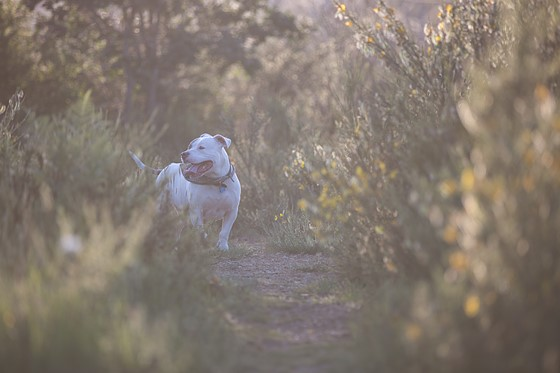
//> input picture adaptiveANDothers/colored.jpeg, 560 x 373 px
$ ./hist_equalization_colored   (built with g++ and OpenCV 4)
//> lines starting //> are read from the running program, lines starting //| are printed output that depends on the picture
#include "opencv2/imgcodecs.hpp"
#include "opencv2/highgui.hpp"
#include "opencv2/imgproc.hpp"
#include <iostream>
#include <vector>

int main() {

    cv::Mat image = cv::imread("colored.jpeg", cv::IMREAD_COLOR);
//> image is the input picture: 373 rows x 560 cols, CV_8UC3; mean B, G, R 110.8, 120.1, 130.8
    cv::Mat channels[3];
    cv::Mat dest[3];
    cv::split(image, channels);
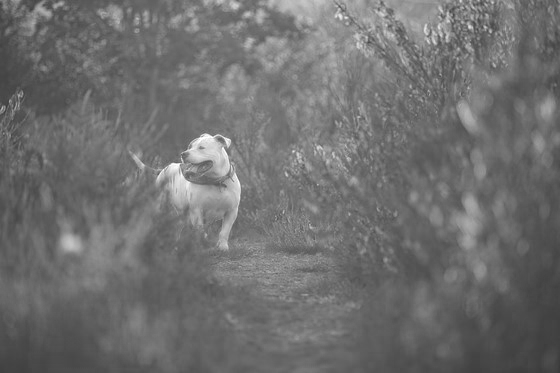
//> channels[0]: 373 rows x 560 cols, CV_8UC1; min 57, max 255, mean 110.8
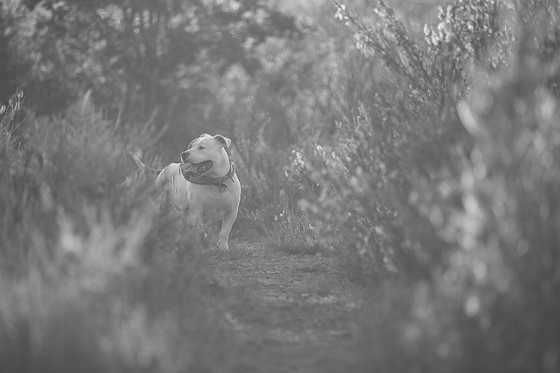
//> channels[1]: 373 rows x 560 cols, CV_8UC1; min 64, max 245, mean 120.1
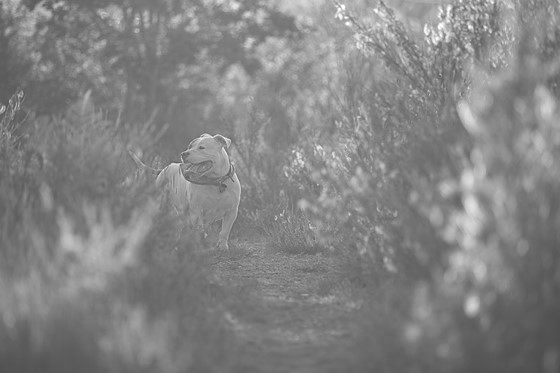
//> channels[2]: 373 rows x 560 cols, CV_8UC1; min 76, max 255, mean 130.8
    cv::equalizeHist(channels[0], dest[0]);
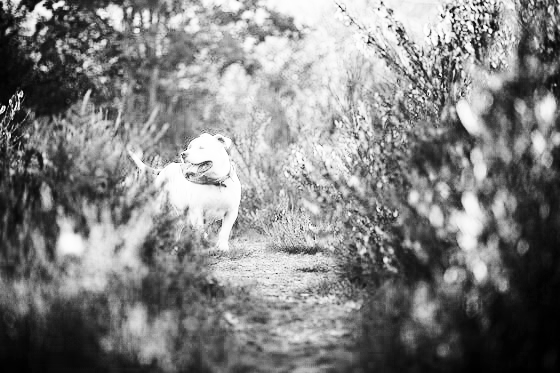
//> dest[0]: 373 rows x 560 cols, CV_8UC1; min 0, max 255, mean 129.3
    cv::equalizeHist(channels[1], dest[1]);
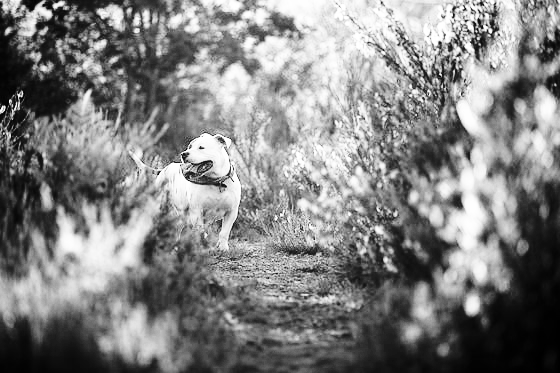
//> dest[1]: 373 rows x 560 cols, CV_8UC1; min 0, max 255, mean 129.3
    cv::equalizeHist(channels[2], dest[2]);
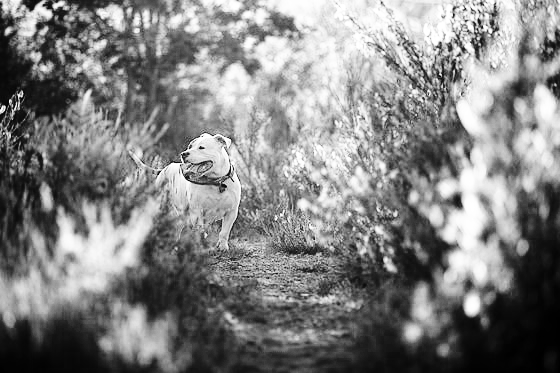
//> dest[2]: 373 rows x 560 cols, CV_8UC1; min 0, max 255, mean 129.2
    std::vector<cv::Mat> temp;
    cv::Mat res;
    temp.push_back(dest[0]);
    temp.push_back(dest[1]);
    temp.push_back(dest[2]);
    cv::merge(temp, res);
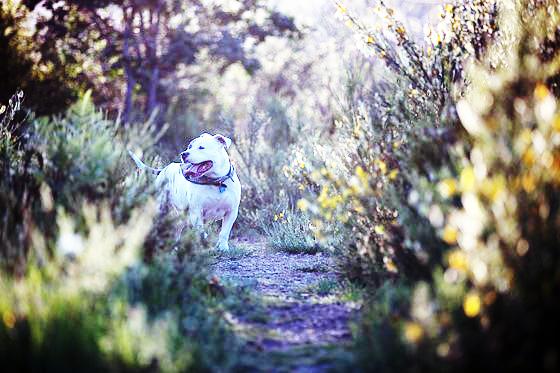
//> res: 373 rows x 560 cols, CV_8UC3; mean B, G, R 129.3, 129.3, 129.2
    cv::imshow("original", image);
    cv::imshow("test", res);
    cv::waitKey(0);
}
